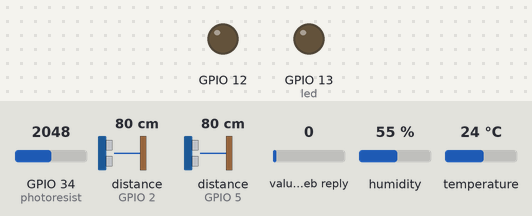
Simulated run of this sketch. Board: ESP32. On the bench: output pins drawn as LEDs (lit = HIGH). Wiring (inferred from the names in the program): 2 × ultrasonic range finder: trigger GPIO 4, echo GPIO 2 / trigger GPIO 18, echo GPIO 5. Inputs (shaded band) come from the test bench; at power-on: value in the web reply 0, distance to the obstacle (sensors on GPIO 2, GPIO 5) 80 cm, GPIO 34 (photoresist) = 2048, humidity 55 %, temperature 24 °C. The echo pulse lasts 58.3 µs per cm; WiFi joins after 1.5 s; servers stay silent unless stated; web services answer with replies made up by the test bench; pins used as bus, display or sensor lines are not drawn; what the sketch prints to the serial monitor is not drawn.

Above: at 2.7 s.
2.8 s: value in the web reply set to 2
At 9.0 s:
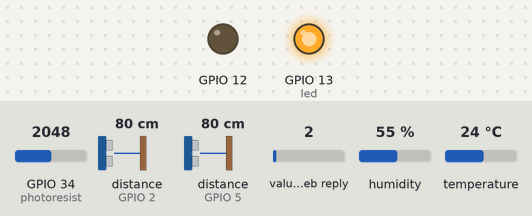
9.2 s: value in the web reply set to 8
13.4 s: value in the web reply set to 11
14.9 s: distance to the obstacle (sensor on GPIO 2) set to 2 cm
At 20.0 s:
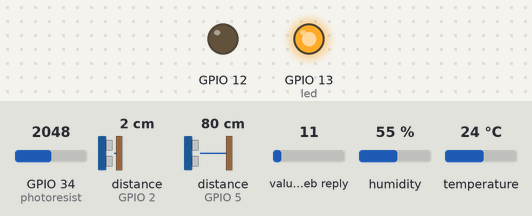
Timing chart, 0 to 21.1 s (numbered marks = the images above; inputs shaded):
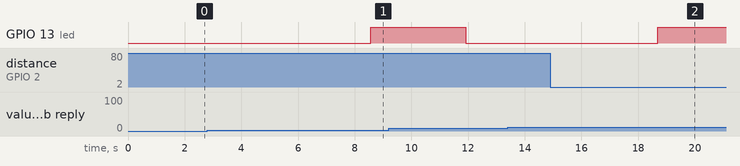

Measured:
- after the input at 2.8 s, GPIO 13 (led): LOW → HIGH after 5.8 s
- after the input at 13.4 s, every drawn part: stays the same
- after the input at 14.9 s, GPIO 13 (led): LOW → HIGH after 3.8 s

The sketch:

smart_home_automation_esp32.ino
```cpp
#include <WiFi.h>
#include <HTTPClient.h>
#include <ArduinoJson.h>
#include <string.h>
#include "DHT.h"

#define ECHO_PIN1 2  // Echo pin for sensor 1
#define TRIG_PIN1 4  // Trig pin for sensor 1

#define ECHO_PIN2 5  // Echo pin for sensor 2
#define TRIG_PIN2 18 // Trig pin for sensor 2

#define DHTPIN 26
#define DHTTYPE DHT11
#define photoresist 34

#define led 13

const char* ssid = "Blaze";
const char* password = "sigguledharaneeku";

const String channelID = "2665045";
const String readAPIkey = "AXS1PZ2BMIYSSZHX";
const String writeAPIkey = "N7R08OX4IIFHT230";

int people = 0;

unsigned long triggerTime1 = 0;
unsigned long triggerTime2 = 0;
bool doorStatusKnown = false;

HTTPClient http;

int led_status = 0;
int prev_led_status = 3;

DHT dht(DHTPIN, DHTTYPE);

int field1;
int field2;
int field4;

void setup() {
  Serial.begin(115200);

  pinMode(LED_BUILTIN, OUTPUT);

  // Sensor 1 pins
  pinMode(TRIG_PIN1, OUTPUT);
  pinMode(ECHO_PIN1, INPUT);

  // Sensor 2 pins
  pinMode(TRIG_PIN2, OUTPUT);
  pinMode(ECHO_PIN2, INPUT);
  pinMode(led, OUTPUT);
  pinMode(12, OUTPUT);
  digitalWrite(led, LOW);

  WiFi.begin(ssid, password);

  // Connect to Wi-Fi
  while (WiFi.status() != WL_CONNECTED) {
    delay(500);
    Serial.print(".");
    // WiFi.begin(ssid, password);
  }
  Serial.println("Connected to Wi-Fi!");

  String read_url = "http://api.thingspeak.com/channels/" + channelID + "/feeds.json?api_key=" + readAPIkey + "&results=1";

  http.begin(read_url);

  dht.begin();

}

// Function to read distance from a specific sensor
float readDistanceCM(int trigPin, int echoPin) {
  digitalWrite(trigPin, LOW);
  delayMicroseconds(2);
  digitalWrite(trigPin, HIGH);
  delayMicroseconds(10);
  digitalWrite(trigPin, LOW);

  int duration = pulseIn(echoPin, HIGH);
  return duration * 0.034 / 2;
}

void loop() {
  if (WiFi.status() == WL_CONNECTED) {

    int httpCode = http.GET();

    // Read distance from both sensors
    float distance1 = readDistanceCM(TRIG_PIN1, ECHO_PIN1);

    float distance2 = readDistanceCM(TRIG_PIN2, ECHO_PIN2);

    // If sensor 1 detects something close
    if (distance1 < 100 && triggerTime1 == 0) {
      triggerTime1 = millis();  // Record the time sensor 1 was triggered
      Serial.println("Sensor 1 triggered");
    }

    // If sensor 2 detects something close
    if (distance2 < 100 && triggerTime2 == 0) {
      triggerTime2 = millis();  // Record the time sensor 2 was triggered
      Serial.println("Sensor 2 triggered");
    }

    // Determine door status based on which sensor was triggered first
    if (triggerTime1 > 0 && triggerTime2 > 0 && !doorStatusKnown) {
      if (triggerTime1 < triggerTime2) {
        Serial.println("people entered");
        people++;
        Serial.print("people: ");
        Serial.println(people);
        digitalWrite(LED_BUILTIN, HIGH);  // Turn on LED for opening


      } else {
        Serial.println("people leaving");
        people--;
        people = max(0, people);
        Serial.print("people: ");
        Serial.println(people);
        digitalWrite(LED_BUILTIN, LOW);   // Turn off LED for closing
      }


      doorStatusKnown = true;  // Door status is known, don't update anymore

    }

    if (doorStatusKnown && millis() - max(triggerTime1, triggerTime2) > 3000) {
      triggerTime1 = 0;
      triggerTime2 = 0;
      doorStatusKnown = false;
      Serial.println("Ready for next detection.");
    }


    if (httpCode > 0) {

      String payload = http.getString();

      DynamicJsonDocument doc(1024);
      deserializeJson(doc, payload);

      if (doc["feeds"][0]["field1"].as<String>() != "null") {       //led on off
        field1 = doc["feeds"][0]["field1"].as<int>();
      }

      if (doc["feeds"][0]["field4"].as<String>() != "null") {       //ac on off
        field4 = doc["feeds"][0]["field4"].as<int>();
      }

      if (doc["feeds"][0]["field2"].as<String>() != "null") {       //ac temp read
        field2 = doc["feeds"][0]["field2"].as<int>();
        field2 = (field2-16)*255/15;
      }

      if (field4 == 1) {
        analogWrite(12, field2);
      }
      else {
        analogWrite(12,0);
      }

      if (people >= 1) {
          led_status = 1;
          digitalWrite(led, HIGH);
          // field1 = 1;
      }

      if (people == 0) {
        digitalWrite(led, LOW);
        led_status = 0;
      }

      else if (led_status == 1) {
        if (field1 == 0) {
          digitalWrite(led, LOW);
          led_status = 0;
        }
      }

      else if (led_status == 0) {
        if (field1 == 1) {
          digitalWrite(led, HIGH);
          led_status = 1;
        }
      }


      int brightness = analogRead(photoresist);

      float temp = dht.readTemperature();

      if (prev_led_status != led_status) {
        HTTPClient http2;
        String write_url = "http://api.thingspeak.com/update?api_key=" + writeAPIkey  + "&field1=" + led_status + "&field2=" + doc["feeds"][0]["field2"].as<int>() + "&field3=" + doc["feeds"][0]["field3"].as<int>() + "&field4=" + doc["feeds"][0]["field4"].as<int>() + "&field6=" + temp + "&field7=" + (4100-brightness);
        http2.begin(write_url);
        int httpResponseCode = http2.GET();
        http2.end();
      }

      prev_led_status=led_status;


      }
    }

  delay(100);
  }
```
